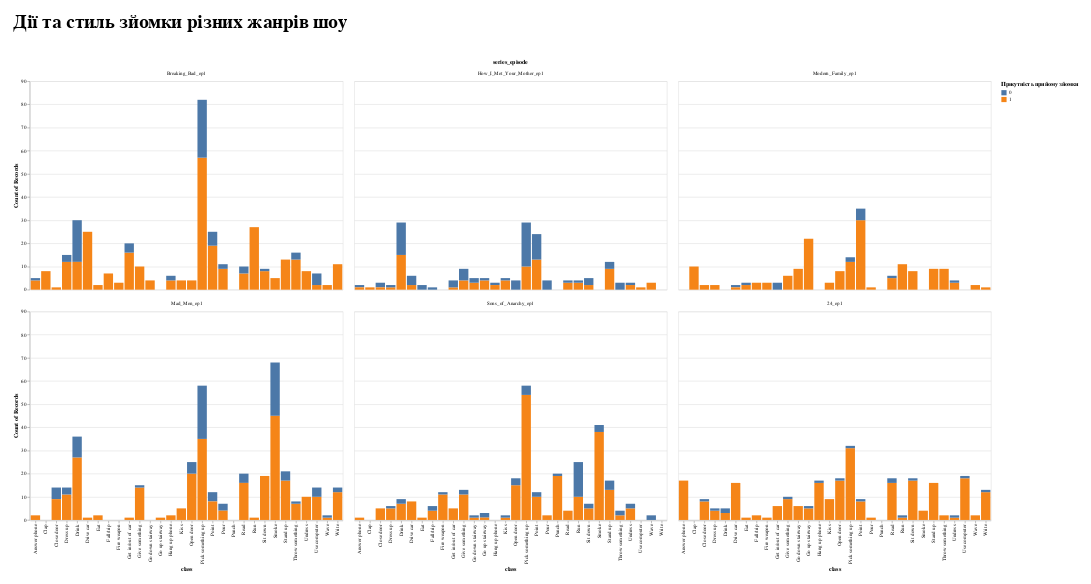

The cell this chart's notebook holds for it:
### Code cell
alt.Chart(
    dfActions
).transform_fold(
    columns
).transform_filter(
    select_shot,
).mark_bar(
).encode(
    x = alt.X('class:N'),
    y = 'count(class)',
    color=alt.Color('value:N', title='Присутність прийому зйомки'),
    tooltip=[
        alt.Tooltip('class:N', title='Action'),
        alt.Tooltip('value:N', title='Current Filming Method'),
        alt.Tooltip('count(class)', title='Occurrences'),
    ],
).add_selection(
    select_shot,
).properties(
    height = 400,
).facet(facet = alt.Facet(
    'series_episode:N', 
    sort = alt.Sort(field = 'count(class)', 
    op = 'mean', 
    order = 'descending')), 
    columns = 3
).properties(
    padding=25,
    title='Дії та стиль зйомки різних жанрів шоу'
).configure_title(
    fontSize=36,
    dy=-48
)

### Figure 1 — Vega-Lite specification as saved in the notebook (floating-point values rounded to 4 significant figures; data arrays with more than 128 entries replaced by an {"elided": "..."} marker saying what was removed)
{"config": {"view": {"continuousWidth": 400, "continuousHeight": 300}, "title": {"dy": -48, "fontSize": 36}}, "data": {"name": "data-0607cbfe9d5d3d226b798780fdf85d6f"}, "facet": {"type": "nominal", "field": "series_episode", "sort": {"field": "count(class)", "op": "mean", "order": "descending"}}, "spec": {"mark": "bar", "encoding": {"color": {"type": "nominal", "field": "value", "title": "Присутність прийому зйомки"}, "tooltip": [{"type": "nominal", "field": "class", "title": "Action"}, {"type": "nominal", "field": "value", "title": "Current Filming Method"}, {"type": "nominal", "aggregate": "count", "field": "class", "title": "Occurrences"}], "x": {"type": "nominal", "field": "class"}, "y": {"type": "nominal", "aggregate": "count", "field": "class"}}, "height": 400, "selection": {"Filming method": {"type": "single", "fields": ["key"], "bind": {"input": "select", "options": ["moving_camera", "shotcut", "background", "occlusion", "truncation"], "name": "Обиріть прийом зйомки:"}, "init": {"key": "moving_camera"}}}, "transform": [{"fold": ["moving_camera", "shotcut", "background", "occlusion", "truncation"]}, {"filter": {"selection": "Filming method"}}]}, "columns": 3, "padding": 25, "title": "Дії та стиль зйомки різних жанрів шоу", "$schema": "https://vega.github.io/schema/vega-lite/v4.8.1.json", "datasets": {"data-0607cbfe9d5d3d226b798780fdf85d6f": {"elided": "1647 records"}}}
